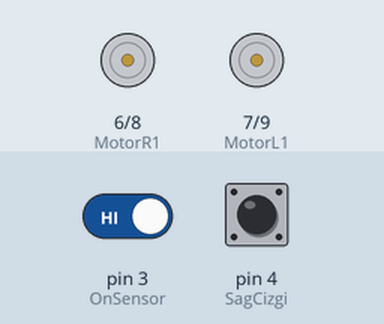
Bench run of a sketch on a simulated Arduino Uno, built with avr-gcc and run on an emulated ATmega328P. Parts: motor-driver pin pairs drawn as motors (green arrow = first pin HIGH = forward, orange = second pin HIGH = backward, longer = more drive). The inputs (shaded band) are chosen by the test bench; at power-on: pin 3 (OnSensor) HIGH, pin 4 (SagCizgi) HIGH.

Above: at 0.8 s.
0.9 s: pin 3 (OnSensor) driven LOW
At 1.7 s:
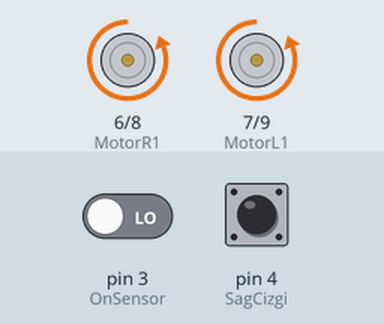
Timing chart, 0 to 9.9 s (numbered marks = the images above; inputs shaded):
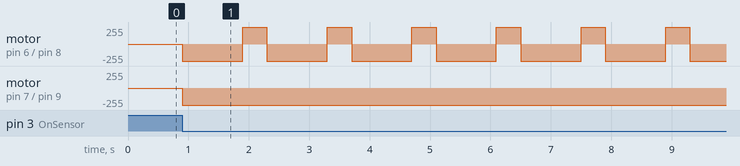

Measured:
- after the input at 0.9 s, motor on pin 6 (MotorR1) / pin 8 (MotorR2): alternates forward 255/255 for 0.40 s and backward 255/255 for 1.0 s, starting at once; motor on pin 7 (MotorL1) / pin 9 (MotorL2): stopped → backward 255/255 at once

The sketch:

sketch_mar28f.ino
```cpp
#define OnSensor 3
#define SolSensor 2
#define SagCizgi 4
#define SolCizgi 5

#define MotorR1 6
#define MotorR2 8
#define MotorL1 7
#define MotorL2 9


void setup() {

  pinMode(OnSensor, INPUT);
  pinMode(SolSensor, INPUT);
  pinMode(SagCizgi, INPUT);
  pinMode(SolCizgi, INPUT);

  pinMode(MotorR1, OUTPUT);
  pinMode(MotorR2, OUTPUT);
  pinMode(MotorL1, OUTPUT);
  pinMode(MotorL2, OUTPUT);

  //Serial.begin(9600);

  while(digitalRead(OnSensor) == 1);

}

void loop() {


  if(digitalRead(SagCizgi) == 0 && digitalRead(SolCizgi) == 0){

    if(digitalRead(OnSensor) == 0 && digitalRead(SolSensor) == 1){
      ileri();
    }
    if(digitalRead(OnSensor) == 1 && digitalRead(SolSensor) == 0){
      sol();
    }
    if(digitalRead(OnSensor) == 1 && digitalRead(SolSensor) == 1){
      ileri();
    }

  }
  else{

    geri();
    delay(1000);
    sol();
    delay(400);

  }

}

void ileri(){
    digitalWrite(MotorR1, HIGH);
    digitalWrite(MotorR2, LOW);

    digitalWrite(MotorL1, HIGH);
    digitalWrite(MotorL2, LOW);

}

void geri(){
    digitalWrite(MotorR1, LOW);
    digitalWrite(MotorR2, HIGH);

    digitalWrite(MotorL1, LOW);
    digitalWrite(MotorL2, HIGH);

}

void sol(){
    digitalWrite(MotorR1, HIGH);
    digitalWrite(MotorR2, LOW);

    digitalWrite(MotorL1, LOW);
    digitalWrite(MotorL2, HIGH);

}

void sag(){
    digitalWrite(MotorR1, LOW);
    digitalWrite(MotorR2, HIGH);

    digitalWrite(MotorL1, HIGH);
    digitalWrite(MotorL2, LOW);

}
```
